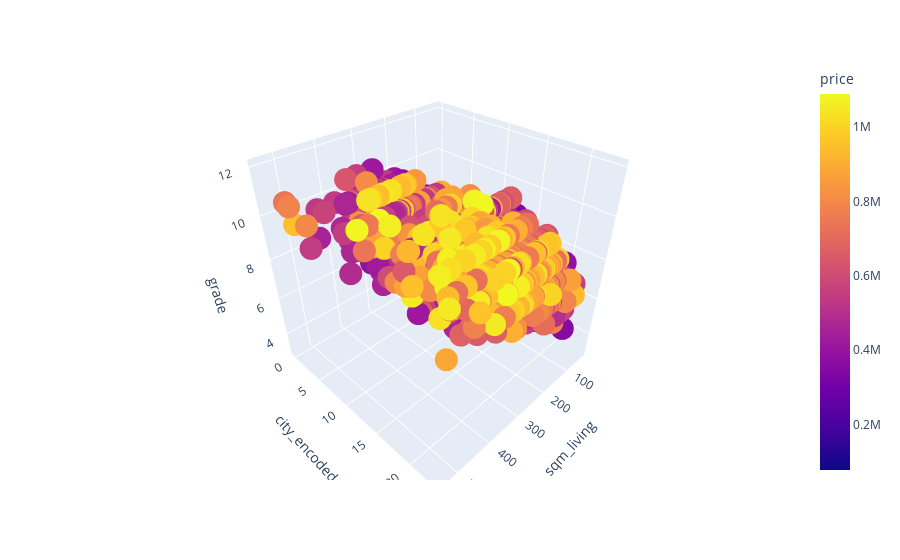

Here is the notebook cell this chart was saved with:
### Markdown cell above
#### 3D data

### Code cell
import plotly.express as px
fig = px.scatter_3d(df, x='sqm_living', y='city_encoded', z='grade',
              color='price')
fig.show()

### Figure 1 — Plotly figure (JSON) as saved in the notebook; plotly's stock layout.template omitted (floating-point values rounded to 4 significant figures; data arrays with more than 128 entries replaced by an {"elided": "..."} marker saying what was removed)
{"data": [{"hovertemplate": "sqm_living=%{x}<br>city_encoded=%{y}<br>grade=%{z}<br>price=%{marker.color}<extra></extra>", "legendgroup": "", "marker": {"color": {"elided": "18332 int values"}, "coloraxis": "coloraxis", "symbol": "circle"}, "mode": "markers", "name": "", "scene": "scene", "showlegend": false, "type": "scatter3d", "x": {"elided": "18332 float values"}, "y": {"elided": "18332 int values"}, "z": {"elided": "18332 int values"}}], "layout": {"coloraxis": {"colorbar": {"title": {"text": "price"}}, "colorscale": [[0, "#0d0887"], [0.1111, "#46039f"], [0.2222, "#7201a8"], [0.3333, "#9c179e"], [0.4444, "#bd3786"], [0.5556, "#d8576b"], [0.6667, "#ed7953"], [0.7778, "#fb9f3a"], [0.8889, "#fdca26"], [1, "#f0f921"]]}, "legend": {"tracegroupgap": 0}, "margin": {"t": 60}, "scene": {"domain": {"x": [0, 1], "y": [0, 1]}, "xaxis": {"title": {"text": "sqm_living"}}, "yaxis": {"title": {"text": "city_encoded"}}, "zaxis": {"title": {"text": "grade"}}}}}
